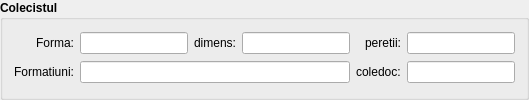
                <widget class="QGroupBox" name="groupBox_2">
                 <property name="sizePolicy">
                  <sizepolicy hsizetype="Preferred" vsizetype="Fixed">
                   <horstretch>0</horstretch>
                   <verstretch>0</verstretch>
                  </sizepolicy>
                 </property>
                 <property name="font">
                  <font>
                   <family>Segoe UI</family>
                   <bold>true</bold>
                  </font>
                 </property>
                 <property name="title">
                  <string>Colecistul</string>
                 </property>
                 <layout class="QGridLayout" name="gridLayout_5">
                  <item row="1" column="0">
                   <widget class="QLabel" name="label_16">
                    <property name="font">
                     <font>
                      <family>Segoe UI</family>
                      <bold>false</bold>
                     </font>
                    </property>
                    <property name="text">
                     <string>Formatiuni:</string>
                    </property>
                    <property name="alignment">
                     <set>Qt::AlignRight|Qt::AlignTrailing|Qt::AlignVCenter</set>
                    </property>
                   </widget>
                  </item>
                  <item row="0" column="0">
                   <widget class="QLabel" name="label_13">
                    <property name="font">
                     <font>
                      <family>Segoe UI</family>
                      <bold>false</bold>
                     </font>
                    </property>
                    <property name="text">
                     <string>Forma:</string>
                    </property>
                    <property name="alignment">
                     <set>Qt::AlignRight|Qt::AlignTrailing|Qt::AlignVCenter</set>
                    </property>
                   </widget>
                  </item>
                  <item row="0" column="8">
                   <widget class="QLineEdit" name="cholecist_walls">
                    <property name="sizePolicy">
                     <sizepolicy hsizetype="Maximum" vsizetype="Fixed">
                      <horstretch>0</horstretch>
                      <verstretch>0</verstretch>
                     </sizepolicy>
                    </property>
                    <property name="font">
                     <font>
                      <family>Segoe UI</family>
                      <bold>false</bold>
                     </font>
                    </property>
                   </widget>
                  </item>
                  <item row="0" column="4">
                   <widget class="QLabel" name="label_14">
                    <property name="font">
                     <font>
                      <family>Segoe UI</family>
                      <bold>false</bold>
                     </font>
                    </property>
                    <property name="text">
                     <string>dimens:</string>
                    </property>
                    <property name="alignment">
                     <set>Qt::AlignRight|Qt::AlignTrailing|Qt::AlignVCenter</set>
                    </property>
                   </widget>
                  </item>
                  <item row="0" column="5">
                   <widget class="QLineEdit" name="cholecist_dimens">
                    <property name="font">
                     <font>
                      <family>Segoe UI</family>
                      <bold>false</bold>
                     </font>
                    </property>
                   </widget>
                  </item>
                  <item row="0" column="6">
                   <widget class="QLabel" name="label_15">
                    <property name="font">
                     <font>
                      <family>Segoe UI</family>
                      <bold>false</bold>
                     </font>
                    </property>
                    <property name="text">
                     <string>peretii:</string>
                    </property>
                    <property name="alignment">
                     <set>Qt::AlignRight|Qt::AlignTrailing|Qt::AlignVCenter</set>
                    </property>
                   </widget>
                  </item>
                  <item row="1" column="6">
                   <widget class="QLabel" name="label_43">
                    <property name="font">
                     <font>
                      <family>Segoe UI</family>
                      <bold>false</bold>
                     </font>
                    </property>
                    <property name="text">
                     <string>coledoc:</string>
                    </property>
                   </widget>
                  </item>
                  <item row="1" column="1" colspan="5">
                   <widget class="LineEditCustom" name="cholecist_formations">
                    <property name="font">
                     <font>
                      <family>Segoe UI</family>
                      <bold>false</bold>
                     </font>
                    </property>
                   </widget>
                  </item>
                  <item row="1" column="8">
                   <widget class="QLineEdit" name="cholecist_coledoc">
                    <property name="sizePolicy">
                     <sizepolicy hsizetype="Maximum" vsizetype="Fixed">
                      <horstretch>0</horstretch>
                      <verstretch>0</verstretch>
                     </sizepolicy>
                    </property>
                    <property name="font">
                     <font>
                      <family>Segoe UI</family>
                      <bold>false</bold>
                     </font>
                    </property>
                   </widget>
                  </item>
                  <item row="0" column="1" colspan="3">
                   <widget class="QLineEdit" name="cholecist_form">
                    <property name="font">
                     <font>
                      <family>Segoe UI</family>
                      <bold>false</bold>
                     </font>
                    </property>
                   </widget>
                  </item>
                 </layout>
                </widget>
